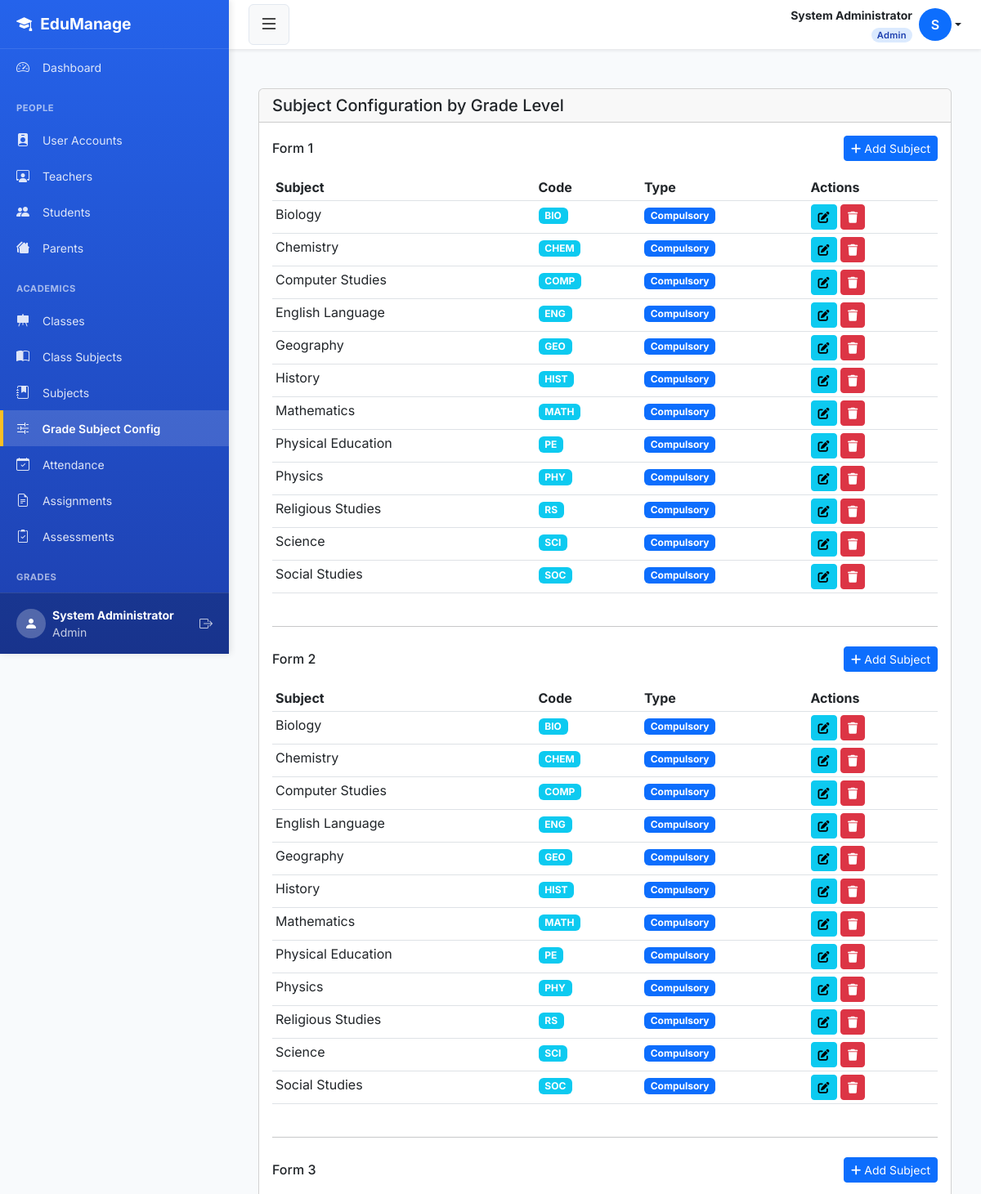
/settings/grade-subjects/ (signed in, upper part), run on the app's committed database.
### smsapp/models.py (models this page shows, shortened)
class User(AbstractUser):
    ROLE_CHOICES = [
        ('admin',   'Admin'),
        ('teacher', 'Teacher'),
        ('student', 'Student'),
        ('parent',  'Parent'),
    ]
    role  = models.CharField(max_length=10, choices=ROLE_CHOICES, default='student')
    phone = models.CharField(max_length=20, blank=True, null=True)
    email = models.EmailField(unique=True, blank=True, null=True)
    REQUIRED_FIELDS = ['first_name', 'last_name', 'role']
    class Meta:
        db_table = 'users'

class GradeSubjectConfig(models.Model):
    grade_level   = models.CharField(max_length=3, choices=GRADE_CHOICES)  # FIX: uses shared constant
    subject       = models.ForeignKey(Subject, on_delete=models.CASCADE, related_name='grade_configs')
    is_compulsory = models.BooleanField(default=True)
    is_elective   = models.BooleanField(default=False)
    class Meta:
        db_table        = 'grade_subject_configs'
        unique_together = ['grade_level', 'subject']
        ordering        = ['grade_level', 'subject']

class Subject(models.Model):
    name        = models.CharField(max_length=100, unique=True)
    code        = models.CharField(max_length=10, unique=True)
    description = models.TextField(blank=True, null=True)
    created_at  = models.DateTimeField(auto_now_add=True)
    class Meta:
        db_table = 'subjects'
        ordering = ['name']

### smsapp/views.py (the view)
# urls.py: path('settings/grade-subjects/', views.grade_subject_config_list, name='grade_subject_config_list'),
@login_required
@admin_required
def grade_subject_config_list(request):
    configs = GradeSubjectConfig.objects.select_related('subject').order_by('grade_level', 'subject__name')
    grouped_configs = {}
    for config in configs:
        if config.grade_level not in grouped_configs:
            grouped_configs[config.grade_level] = []
        grouped_configs[config.grade_level].append(config)
    context = {
        'grouped_configs': grouped_configs,
        'grade_choices': GRADE_CHOICES,
    }
    return render(request, 'settings/grade_subject_config.html', context)

### smsapp/templates/settings/grade_subject_config.html (shortened to what this page needs)
{% extends "base.html" %}
{% load static %}
{% block content %}
<div class="container-fluid py-4">
    <div class="row">
        <div class="col-12">
            <div class="card">
                <div class="card-header d-flex justify-content-between align-items-center">
                    <h5 class="card-title mb-0">Subject Configuration by Grade Level</h5>
                </div>
                <div class="card-body">
                    {% for grade_level, configs in grouped_configs.items %}
                    <div class="mb-4">
                        <div class="d-flex justify-content-between align-items-center mb-3">
                            <h6 class="mb-0">{{ configs.0.get_grade_level_display }}</h6>
                            <a href="{% url 'grade_subject_config_add' grade_level %}" class="btn btn-sm btn-primary">
                                <i class="fas fa-plus"></i> Add Subject
                            </a>
                        </div>
                        <div class="table-responsive">
                            <table class="table table-sm">
                                <thead>
                                    <tr>
                                        <th>Subject</th>
                                        <th>Code</th>
                                        <th>Type</th>
                                        <th>Actions</th>
                                    </tr>
                                </thead>
                                <tbody>
                                    {% for config in configs %}
                                    <tr>
                                        <td>{{ config.subject.name }}</td>
                                        <td><span class="badge bg-info">{{ config.subject.code }}</span></td>
                                        <td>
                                            {% if config.is_compulsory %}
                                            <span class="badge bg-primary">Compulsory</span>
                                            {% endif %}
                                        </td>
                                        <td>
                                            <a href="{% url 'grade_subject_config_edit' config.id %}" class="btn btn-sm btn-info">
                                                <i class="fas fa-edit"></i>
                                            </a>
                                            <button class="btn btn-sm btn-danger" data-bs-toggle="modal" data-bs-target="#deleteModal{{ config.id }}">
                                                <i class="fas fa-trash"></i>
                                            </button>
                                        </td>
                                    </tr>
                                    {% empty %}
                                    <tr>
                                        <td colspan="4" class="text-center text-muted">No subjects configured for this grade level</td>
                                    </tr>
                                    {% endfor %}
                                </tbody>
                            </table>
                        </div>
                        <hr class="my-4">
                    </div>
                    {% endfor %}
                </div>
            </div>
        </div>
    </div>
</div>
{% endblock %}

### smsapp/templates/base.html (shortened to what this page needs)
<!DOCTYPE html>
<html lang="en">
<head>
    <link href="https://cdn.jsdelivr.net/npm/bootstrap@5.3.0/dist/css/bootstrap.min.css" rel="stylesheet">
    <link rel="stylesheet" href="https://cdn.jsdelivr.net/npm/bootstrap-icons@1.11.0/font/bootstrap-icons.css">
    <link rel="stylesheet" href="https://cdnjs.cloudflare.com/ajax/libs/font-awesome/6.4.0/css/all.min.css">
</head>
<body>
<div class="d-flex" id="wrapper">
    <div id="sidebar-wrapper">
        <div class="sidebar-heading">
            <i class="bi bi-mortarboard-fill"></i> EduManage
        </div>
        <div class="sidebar-nav">
            {% if user.role == 'admin' %}
                <a href="{% url 'admin_dashboard' %}" class="list-group-item list-group-item-action">
                    <i class="bi bi-speedometer2"></i> Dashboard
                </a>
            {% elif user.role == 'teacher' %}
                <a href="{% url 'teacher_dashboard' %}" class="list-group-item list-group-item-action">
                    <i class="bi bi-speedometer2"></i> Dashboard
                </a>
            {% elif user.role == 'student' %}
                <a href="{% url 'student_dashboard' %}" class="list-group-item list-group-item-action">
                    <i class="bi bi-speedometer2"></i> Dashboard
                </a>
            {% elif user.role == 'parent' %}
                <a href="{% url 'parent_dashboard' %}" class="list-group-item list-group-item-action">
                    <i class="bi bi-speedometer2"></i> Dashboard
                </a>
            {% endif %}
            {% if user.role == 'admin' %}
                <div class="sidebar-heading-text">People</div>
                <a href="{% url 'user_list' %}" class="list-group-item list-group-item-action">
                    <i class="bi bi-person-badge-fill"></i> User Accounts
                </a>
                <a href="{% url 'teacher_list' %}" class="list-group-item list-group-item-action">
                    <i class="bi bi-person-workspace"></i> Teachers
                </a>
                <a href="{% url 'student_list' %}" class="list-group-item list-group-item-action">
                    <i class="bi bi-people-fill"></i> Students
                </a>
                <a href="{% url 'parent_list' %}" class="list-group-item list-group-item-action">
                    <i class="bi bi-houses-fill"></i> Parents
                </a>
                <div class="sidebar-heading-text">Academics</div>
                <a href="{% url 'class_list' %}" class="list-group-item list-group-item-action">
                    <i class="bi bi-easel-fill"></i> Classes
                </a>
                <a href="{% url 'class_subject_list' %}" class="list-group-item list-group-item-action">
                    <i class="bi bi-book-half"></i> Class Subjects
                </a>
                <a href="{% url 'subject_list' %}" class="list-group-item list-group-item-action">
                    <i class="bi bi-journal-bookmark-fill"></i> Subjects
                </a>
                <a href="{% url 'grade_subject_config_list' %}" class="list-group-item list-group-item-action">
                    <i class="bi bi-sliders2"></i> Grade Subject Config
                </a>
                <a href="{% url 'attendance_history' %}" class="list-group-item list-group-item-action">
                    <i class="bi bi-calendar-check"></i> Attendance
                </a>
                <a href="{% url 'assignment_list' %}" class="list-group-item list-group-item-action">
                    <i class="bi bi-file-earmark-text"></i> Assignments
                </a>
                <a href="{% url 'create_assessment' %}" class="list-group-item list-group-item-action">
                    <i class="bi bi-clipboard2-check"></i> Assessments
                </a>
                <div class="sidebar-heading-text">Grades</div>
                <a href="{% url 'view_gradebook' 0 0 %}" class="list-group-item list-group-item-action" onclick="return false;">
                </a>
            {% endif %}
        </div>
        <div class="sidebar-footer">
            <div class="d-flex align-items-center">
                <div class="rounded-circle bg-white bg-opacity-25 d-flex align-items-center justify-content-center me-2"
                     style="width: 36px; height: 36px;">
                    <i class="bi bi-person-fill"></i>
                </div>
                <div class="flex-grow-1">
                    <div class="small fw-bold">{{ user.get_full_name|default:user.username }}</div>
                    <div class="small opacity-75">{{ user.get_role_display }}</div>
                </div>
                <a href="{% url 'logout' %}" class="text-white text-decoration-none opacity-75 hover-opacity-100">
                    <i class="bi bi-box-arrow-right"></i>
                </a>
            </div>
        </div>
    </div>
    <div id="page-content-wrapper">
        <nav class="top-navbar">
            <button class="btn btn-light" id="sidebarToggle" aria-label="Toggle sidebar">
                <i class="bi bi-list fs-4"></i>
            </button>
            <div class="dropdown">
                <a href="#"
                   class="d-flex align-items-center text-decoration-none dropdown-toggle text-dark"
                   id="userDropdown"
                   data-bs-toggle="dropdown"
                   aria-expanded="false">
                    <div class="me-2 text-end d-none d-lg-block">
                        <div class="fw-bold small">
                            {{ user.get_full_name|default:user.username }}
                        </div>
                        <span class="role-badge {{ user.role }}">
                            {{ user.get_role_display }}
                        </span>
                    </div>
                    <div class="rounded-circle bg-primary text-white d-flex align-items-center justify-content-center"
                         style="width:40px;height:40px;font-weight:600;flex-shrink:0;">
                        {{ user.first_name|first|default:user.username|first|upper }}
                    </div>
                </a>
            </div>
        </nav>
        <div class="container-fluid p-4">
            {% block content %}{% endblock %}
        </div>
    </div>
</div>
</body>
</html>

### smsapp/templates/base.html (style rules this page uses)
:root { --primary-color: #2563eb; --primary-dark: #1e40af; --secondary-color: #64748b; --sidebar-width: 280px; --header-height: 60px; }
* { margin: 0; padding: 0; box-sizing: border-box; }
body { font-family: 'Inter', -apple-system, BlinkMacSystemFont, 'Segoe UI', Roboto, sans-serif; background-color: #f8fafc; overflow-x: hidden; min-height: 100vh; }
#sidebar-wrapper { height: 100vh; width: var(--sidebar-width); position: fixed; top: 0; left: 0; background: linear-gradient(180deg, var(--primary-color) 0%, var(--primary-dark) 100%); color: white; box-shadow: 2px 0 8px rgba(0, 0, 0, 0.1); display: flex; flex-direction: column; overflow: hidden; z-index: 1000; }
.sidebar-heading { padding: 0.875rem 1.25rem; font-size: 1.2rem; font-weight: 700; color: white; border-bottom: 1px solid rgba(255, 255, 255, 0.1); height: var(--header-height); display: flex; align-items: center; gap: 10px; flex-shrink: 0; }
.sidebar-nav { flex: 1; overflow-y: auto; overflow-x: hidden; padding-bottom: 20px; }
.sidebar-footer { padding: 16px 20px; border-top: 1px solid rgba(255, 255, 255, 0.1); background: rgba(0, 0, 0, 0.2); flex-shrink: 0; }
.sidebar-heading-text { color: rgba(255, 255, 255, 0.6); font-size: 0.7rem; text-transform: uppercase; font-weight: 700; letter-spacing: 0.5px; padding: 15px 20px 8px; margin-top: 5px; }
.list-group-item { border: none; background-color: transparent; color: rgba(255, 255, 255, 0.85); padding: 10px 20px; font-size: 0.875rem; transition: all 0.2s ease; cursor: pointer; display: block; text-decoration: none; }
.list-group-item.active { background-color: rgba(255, 255, 255, 0.15); color: white; font-weight: 600; border-left: 4px solid #fbbf24; padding-left: 16px; }
.list-group-item i { margin-right: 12px; width: 20px; text-align: center; font-size: 1rem; }
#page-content-wrapper { margin-left: var(--sidebar-width); min-height: 100vh; width: calc(100% - var(--sidebar-width)); transition: margin 0.25s ease-out; }
.top-navbar { height: var(--header-height); background-color: white; box-shadow: 0 2px 4px rgba(0, 0, 0, 0.08); display: flex; align-items: center; justify-content: space-between; padding: 0 1.5rem; position: sticky; top: 0; z-index: 998; }
.top-navbar .btn-light { border: 1px solid #e2e8f0; transition: all 0.2s ease; }
.role-badge { display: inline-block; font-size: 0.7rem; padding: 1px 7px; border-radius: 20px; font-weight: 600; text-transform: capitalize; letter-spacing: 0.3px; }
.role-badge.admin { background: #dbeafe; color: #1e40af; }
.container-fluid { max-width: 1400px; }

### data on the page
User: get_full_name "System Administrator", role "Admin", first_name|first "S"
GradeSubjectConfig: grade_level "Form 1", subject.name "Biology", subject.code "BIO", is_compulsory "Compulsory"
GradeSubjectConfig: subject.name "Chemistry", subject.code "CHEM", is_compulsory "Compulsory"
GradeSubjectConfig: subject.name "Computer Studies", subject.code "COMP", is_compulsory "Compulsory"
GradeSubjectConfig: subject.name "English Language", subject.code "ENG", is_compulsory "Compulsory"
GradeSubjectConfig: subject.name "Geography", subject.code "GEO", is_compulsory "Compulsory"
GradeSubjectConfig: subject.name "History", subject.code "HIST", is_compulsory "Compulsory"
GradeSubjectConfig: subject.name "Mathematics", subject.code "MATH", is_compulsory "Compulsory"
GradeSubjectConfig: subject.name "Physical Education", subject.code "PE", is_compulsory "Compulsory"
GradeSubjectConfig: subject.name "Physics", subject.code "PHY", is_compulsory "Compulsory"
GradeSubjectConfig: subject.name "Religious Studies", subject.code "RS", is_compulsory "Compulsory"
GradeSubjectConfig: subject.name "Science", subject.code "SCI", is_compulsory "Compulsory"
GradeSubjectConfig: subject.name "Social Studies", subject.code "SOC", is_compulsory "Compulsory"
GradeSubjectConfig: grade_level "Form 2", subject.name "Biology", subject.code "BIO", is_compulsory "Compulsory"
GradeSubjectConfig: subject.name "Chemistry", subject.code "CHEM", is_compulsory "Compulsory"
GradeSubjectConfig: subject.name "Computer Studies", subject.code "COMP", is_compulsory "Compulsory"
GradeSubjectConfig: subject.name "English Language", subject.code "ENG", is_compulsory "Compulsory"
GradeSubjectConfig: subject.name "Geography", subject.code "GEO", is_compulsory "Compulsory"
GradeSubjectConfig: subject.name "History", subject.code "HIST", is_compulsory "Compulsory"
GradeSubjectConfig: subject.name "Mathematics", subject.code "MATH", is_compulsory "Compulsory"
GradeSubjectConfig: subject.name "Physical Education", subject.code "PE", is_compulsory "Compulsory"
GradeSubjectConfig: subject.name "Physics", subject.code "PHY", is_compulsory "Compulsory"
GradeSubjectConfig: subject.name "Religious Studies", subject.code "RS", is_compulsory "Compulsory"
GradeSubjectConfig: subject.name "Science", subject.code "SCI", is_compulsory "Compulsory"
GradeSubjectConfig: subject.name "Social Studies", subject.code "SOC", is_compulsory "Compulsory"
GradeSubjectConfig: grade_level "Form 3"
